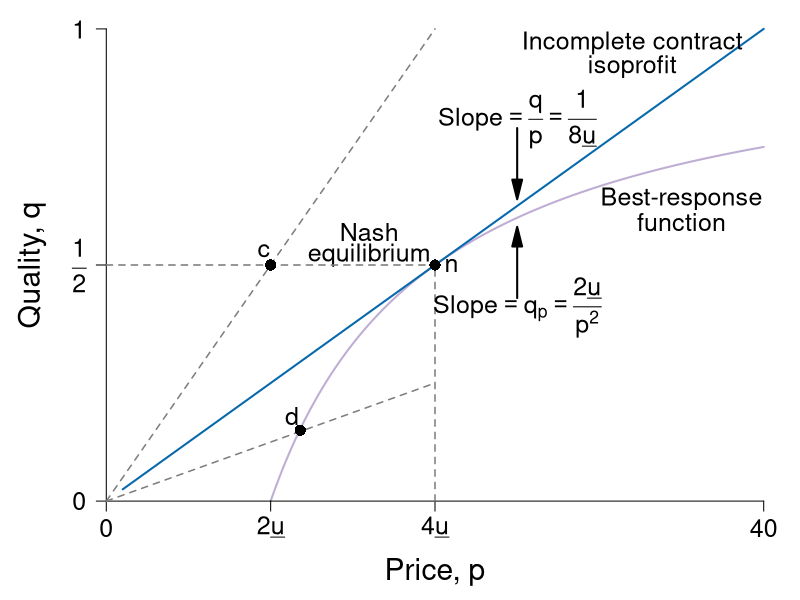

R code for this plot:
require(ggplot2)
require(shape)
pdf(file = "information_power/ch11_fig5.pdf", width = 9, height = 7)

#Set parameters for graphics
axislabelsize <- 1.8
labelsize <- 1.5
namesize <- 1.8
annotatesize <- 1.5
graphlinewidth <- 2
segmentlinewidth <- 1.5

COL <- c("#7fc97f", "#beaed4", "#fdc086", "#ffff99", "#386cb0", "#f0027f", "#bf5b17", "#666666")
COLA <- c("#e0f3db", "#99d8c9","#66c2a4","#41ae76", "#238b45", "#005824")
COLB <- c("#c6dbef", "#4eb3d3", "#2b8cbe", "#0868ac","#084081")
COLC <- c("#fcfbfd", "#efedf5", "#dadaeb", "#bcbddc", "#9e9ac8", "#807dba", "#6a51a3", "#54278f", "#3f007d")
grays <- gray.colors(25, start = 1, end = 0)

brfFn <- function(p, delta = 5) {
  1 - (2 * delta) / p
}

solowCondition <- function(p, delta = 5){
  (p*(1/(8*delta)))
}


par(mar =  c(4, 4, 0.5, 0.5))
xlims <- c(0, 40)
ylims <- c(0, 1)


plot(0, 0, xlim = xlims, ylim = ylims, type = "n",
     xlab = "",
     ylab = "",
     xaxt = "n", yaxt = "n", cex.lab = axislabelsize, bty = "n")

npts <- 500 
npts2 <- 501
#Specify the sequences of points for graphing. 
xx1 <- seq(10, xlims[2], length.out = npts)
xx2 <- seq(1, xlims[2], length.out = npts)

#Draw the lines for the graphs
lines(xx1, brfFn(xx1), col = COL[2], lwd = graphlinewidth)
lines(xx2, solowCondition(xx2, delta = 5), col = COLB[4], lwd = graphlinewidth)

#Customize ticks and labels for the plot
ticksy <- c(0, 0.5, 1)
ylabels <- c(0, expression(paste(frac(1,2))), 1)
ticksx <- c(0, 10, 20, 40)
xlabels <- c(0, expression(paste(2*underline("u"))), expression(paste(4*underline("u"))), 40)
axis(1, at = ticksx, pos = 0, labels = xlabels, cex.axis = labelsize)
axis(2, at = ticksy, pos = 0, labels = ylabels, las = 1, cex.axis = labelsize)

mtext(expression(paste("Price, ", p)), side = 1, line = 2.5, cex = axislabelsize)
text(-4.5, 0.5*ylims[2], expression(paste("Quality, ", q)), xpd = TRUE, cex = axislabelsize, srt = 90) 

#Annotation of the three graphs and the NE
text(32, 0.97, expression(paste("Incomplete contract")), cex = annotatesize)
text(32, 0.92, expression(paste("isoprofit")), cex = annotatesize)
#text(32, 0.92, expression(paste(q == frac(p, 8*underline("u")))), cex = annotatesize)
text(35, 0.64, expression(paste("Best-response")), cex = annotatesize)
text(35, 0.59, expression(paste("function")), cex = annotatesize)
#text(35, 0.50, expression(paste(q == 1 - frac(2*underline("u"), p))), cex = annotatesize)
text(16, 0.57, expression(paste("Nash")), cex = annotatesize)
text(16, 0.52, expression(paste("equilibrium")), cex = annotatesize)

#Lines for the coordinates of the Nash equilbrium
segments(20, 0, 20, 0.5, lty = 2, col = grays[20], lwd = segmentlinewidth)
segments(0, 0.5, 20, 0.5, lty = 2, col = grays[20], lwd = segmentlinewidth)

#Iso-profit slope annotation
text(25, 0.81, expression(paste("Slope", phantom() == frac(q,p), phantom() == frac(1, 8*underline("u")))), cex = annotatesize)
Arrows(25, 0.79, 25, 0.66, col = "black", lty = 1, lwd = 2, arr.type = "triangle")

#BRF Slope annotation
text(25, 0.41, expression(paste("Slope", phantom() == q[p], phantom() == frac(2*underline("u"), p^2))), cex = annotatesize)
Arrows(25, 0.43, 25, 0.56, col = "black", lty = 1, lwd = 2, arr.type = "triangle")

#Add a point for the NE
points(20, 0.5, pch = 16, col = "black", cex = 1.5)
text(21, 0.5, expression(paste("n")), cex = annotatesize)

#Add a ray and a point for c.  
segments(0, 0, 20, 1, lty = 2, lwd = segmentlinewidth, col = grays[20])
points(10, 0.5, pch = 16, col = "black", cex = 1.5)
text(9.6, 0.53, expression(paste("c")), cex = annotatesize)

#Add a ray and a point for d. 
segments(0, 0, 20, 0.25, lty = 2, lwd = segmentlinewidth, col = grays[20])
points(11.8, 0.15, pch = 16, col = "black", cex = 1.5)
text(11.3, 0.18, expression(paste("d")), cex = annotatesize)

dev.off()
